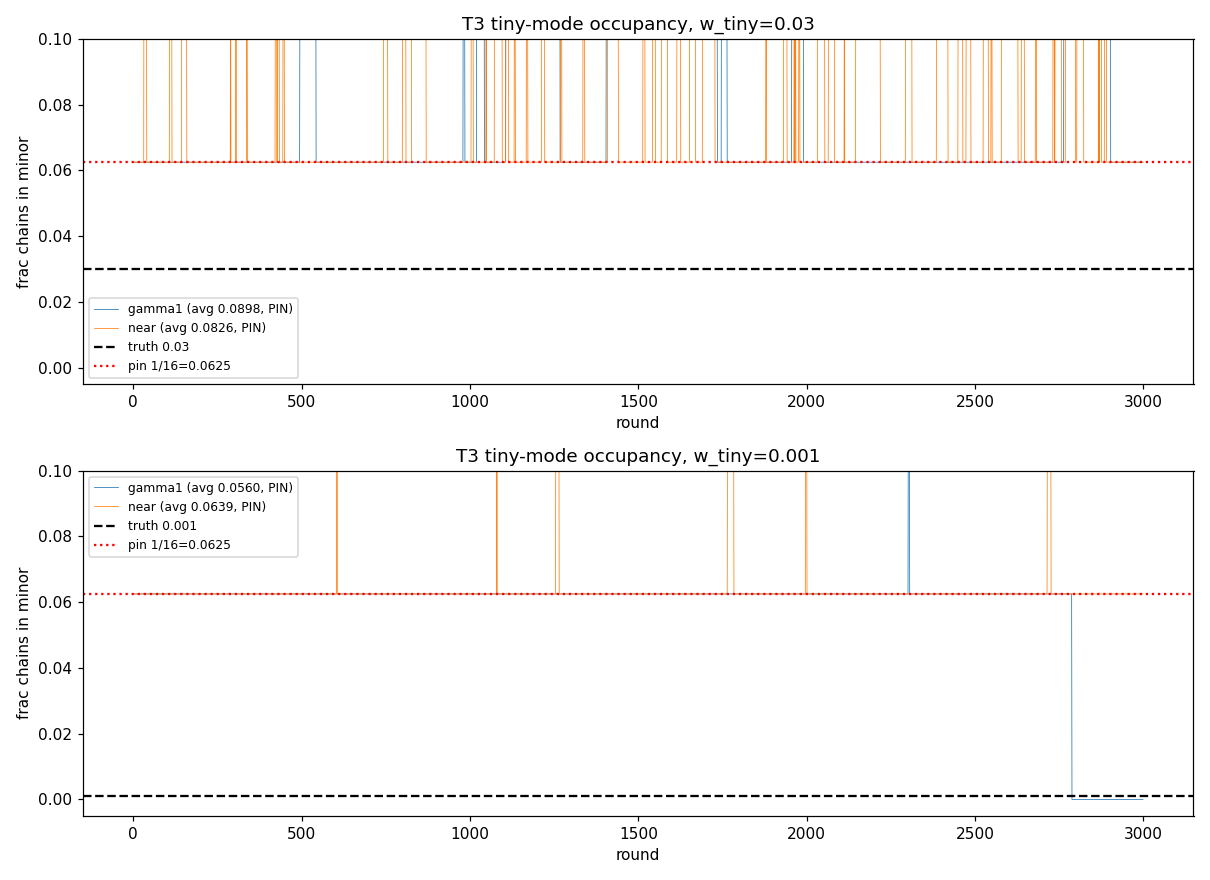

This figure's Python source:
"""GATE B / T3: tiny-mode occupancy (the user's explicit worry -- "draining a
significant mode or leaving one of 16 chains pinned in a tiny mode that doesn't
deserve it").

Run on the SEPARATED (non-curved) analytic mixture ON PURPOSE: there, cross-mode
jumps DO succeed, so any failure to represent the tiny mode's weight is a
DRAIN/PIN pathology of the MOVE, cleanly isolated from the curvature wall (curvature
is tested separately in curved_gates). D=10, modes +-5 axis 0; TRUE minor weight
w_tiny in {0.03, 0.001}; 16 chains.

Operational test: seed EXACTLY 1 chain in the minor mode (occupancy 1/16=0.0625 >
both truths) and run. The TIME-AVERAGED minor occupancy must relax to w_tiny within
MC error. Pinned (stuck ~0.0625) or drained (->0) => REJECTED however fast.

PRE-REGISTRATION (cause/prediction/falsifier):
  Cause: a difference-vector / teleport move can only propose INTO a mode that some
  complement chain currently occupies. Once the lone minor chain leaves, the minor
  mode is unpopulated and no chain can be proposed back in -> DRAIN. The KDE 'near'
  move additionally suppresses LEAVING a lone-occupied mode (reverse density tiny)
  -> PIN.
  Prediction: gamma1 -> occupancy DRAINS below w_tiny toward 0 (single seeded chain
  leaves, mode then unreachable). near -> occupancy PINS near 0.0625.
  Falsifier: time-averaged occupancy within 3*SE of w_tiny (neither drains nor pins).
Plots before metrics. Verdicts PROPOSED / UNCERTIFIED. Usage: tiny_mode_T3.py [Rscale]
"""
import os, sys, time, json
import numpy as np
import jax, jax.numpy as jnp
jax.config.update("jax_enable_x64", True)
import matplotlib; matplotlib.use("Agg")
import matplotlib.pyplot as plt

HERE = os.path.dirname(os.path.abspath(__file__))
sys.path.insert(0, HERE); sys.path.insert(0, os.path.dirname(HERE))
from de_teleport import make_teleport_composite
from validate_analytic import integrated_autocorr_time, block_bootstrap_se

D = 10; m = 5.0; NCH = 16; L, STEP, K = 2.0, 0.5, 20; SEED = 20260627
RS = float(sys.argv[1]) if len(sys.argv) > 1 else 1.0
R = int(3000 * RS); BURN = R // 3


def make_logp(w_tiny):
    W = jnp.asarray([1.0 - w_tiny, w_tiny]); logW = jnp.log(W); MU = jnp.asarray([+m, -m])
    c = -0.5 * D * jnp.log(2 * jnp.pi)
    def logp(z):
        z0 = z[0]; qr = jnp.sum(z[1:] ** 2)
        c0 = logW[0] + c - 0.5 * ((z0 - MU[0]) ** 2 + qr)
        c1 = logW[1] + c - 0.5 * ((z0 - MU[1]) ** 2 + qr)
        return jax.scipy.special.logsumexp(jnp.stack([c0, c1]))
    return logp


def seeded_init(seed):
    """15 chains in major (+m), 1 chain in minor (-m)."""
    rng = np.random.default_rng(seed)
    z = rng.standard_normal((NCH, D)); z[:, 0] += m       # all major
    z[-1] = rng.standard_normal(D); z[-1, 0] += -m         # one minor
    return z


def run(comp, init, seed):
    st = comp["init_states"](jnp.asarray(init), jax.random.key(seed))
    keys = jax.random.split(jax.random.key(seed + 7), R)
    occ = np.empty(R)                                       # frac chains in minor (z0<0)
    for r in range(R):
        st, (p, ec, a) = comp["round"](st, keys[r])
        occ[r] = float((np.asarray(p)[:, 0] < 0).mean())
    return occ


def main():
    t0 = time.time(); boot = np.random.default_rng(SEED); summary = {}
    moves = ["gamma1", "near"]
    w_tinys = [0.03, 0.001]
    fig, axes = plt.subplots(len(w_tinys), 1, figsize=(11, 4.0 * len(w_tinys)))
    for wi, w_tiny in enumerate(w_tinys):
        logp = make_logp(w_tiny)
        print(f"\n##### w_tiny = {w_tiny} (true occupancy {w_tiny}; 1/16={1/16:.4f}) #####", flush=True)
        for move in moves:
            comp = make_teleport_composite(logp, D, NCH, L=L, step_size=STEP, K=K,
                                           move=move, b0=0.05, p_jump=0.5, eps=0.05,
                                           eps_scale=None)
            occ = run(comp, seeded_init(SEED + wi), SEED + 1)
            occ_avg = float(occ[BURN:].mean())
            se, _ = block_bootstrap_se(occ[BURN:], rng=boot)
            pinned = occ_avg > 0.045                         # ~ stuck near 1/16=0.0625
            drained = occ_avg < 0.2 * w_tiny                 # collapsed well below truth
            within = abs(occ_avg - w_tiny) < max(3 * se, 0.005)
            verdict = ("PIN" if pinned else "DRAIN" if drained else "OK" if within else "OFF")
            print(f"  {move:8s} time-avg minor occ = {occ_avg:.4f} +/- {se:.4f}  "
                  f"(truth {w_tiny}) -> {verdict}", flush=True)
            summary[f"{move}_{w_tiny}"] = dict(occ=occ_avg, se=se, truth=w_tiny,
                pinned=bool(pinned), drained=bool(drained), within=bool(within), verdict=verdict)
            axes[wi].plot(occ, lw=0.5, label=f"{move} (avg {occ_avg:.4f}, {verdict})")
        axes[wi].axhline(w_tiny, color='k', ls='--', label=f"truth {w_tiny}")
        axes[wi].axhline(1/16, color='r', ls=':', label="pin 1/16=0.0625")
        axes[wi].set_xlabel("round"); axes[wi].set_ylabel("frac chains in minor")
        axes[wi].set_title(f"T3 tiny-mode occupancy, w_tiny={w_tiny}"); axes[wi].legend(fontsize=8)
        axes[wi].set_ylim(-0.005, 0.10)
    fig.tight_layout(); fig.savefig(os.path.join(HERE, "tiny_mode_T3.png"), dpi=110); plt.close(fig)
    with open(os.path.join(HERE, "tiny_mode_T3.json"), "w") as f:
        json.dump(summary, f, indent=2, default=float)
    print(f"\nsaved tiny_mode_T3.png/.json  total {time.time()-t0:.1f}s", flush=True)


if __name__ == "__main__":
    main()
